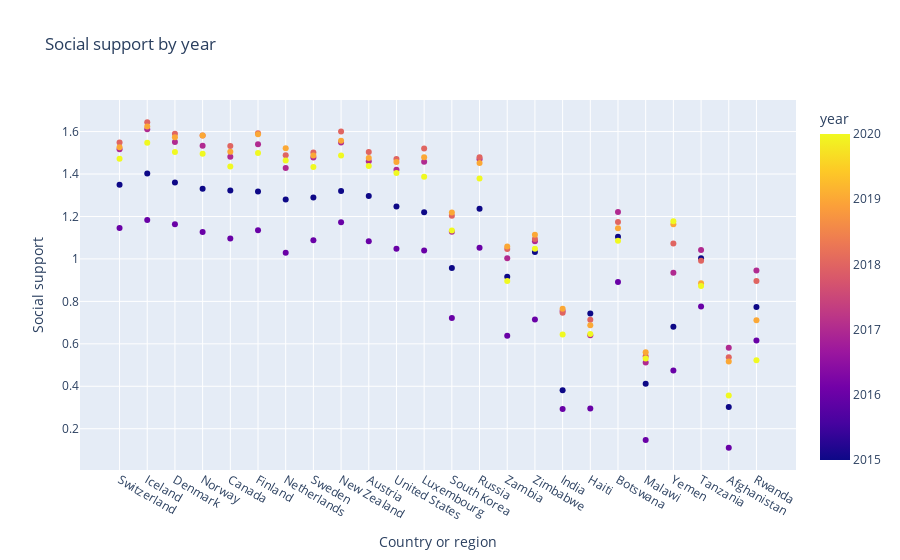

The notebook cell this image was saved under:
### Code cell
plot_scatter('Social support')

### Figure 1 — Plotly figure (JSON) as saved in the notebook; plotly's stock layout.template omitted (floating-point values rounded to 4 significant figures; data arrays with more than 128 entries replaced by an {"elided": "..."} marker saying what was removed)
{"data": [{"hovertemplate": "Country or region=%{x}<br>Social support=%{y}<br>year=%{marker.color}<extra></extra>", "legendgroup": "", "marker": {"color": {"elided": "144 int values"}, "coloraxis": "coloraxis", "symbol": "circle"}, "mode": "markers", "name": "", "orientation": "v", "showlegend": false, "type": "scatter", "x": {"elided": "144 str values"}, "xaxis": "x", "y": {"elided": "144 float values"}, "yaxis": "y"}], "layout": {"coloraxis": {"colorbar": {"title": {"text": "year"}}, "colorscale": [[0, "#0d0887"], [0.1111, "#46039f"], [0.2222, "#7201a8"], [0.3333, "#9c179e"], [0.4444, "#bd3786"], [0.5556, "#d8576b"], [0.6667, "#ed7953"], [0.7778, "#fb9f3a"], [0.8889, "#fdca26"], [1, "#f0f921"]]}, "legend": {"tracegroupgap": 0}, "title": {"text": "Social support by year"}, "xaxis": {"anchor": "y", "domain": [0, 1], "title": {"text": "Country or region"}}, "yaxis": {"anchor": "x", "domain": [0, 1], "title": {"text": "Social support"}}}}
